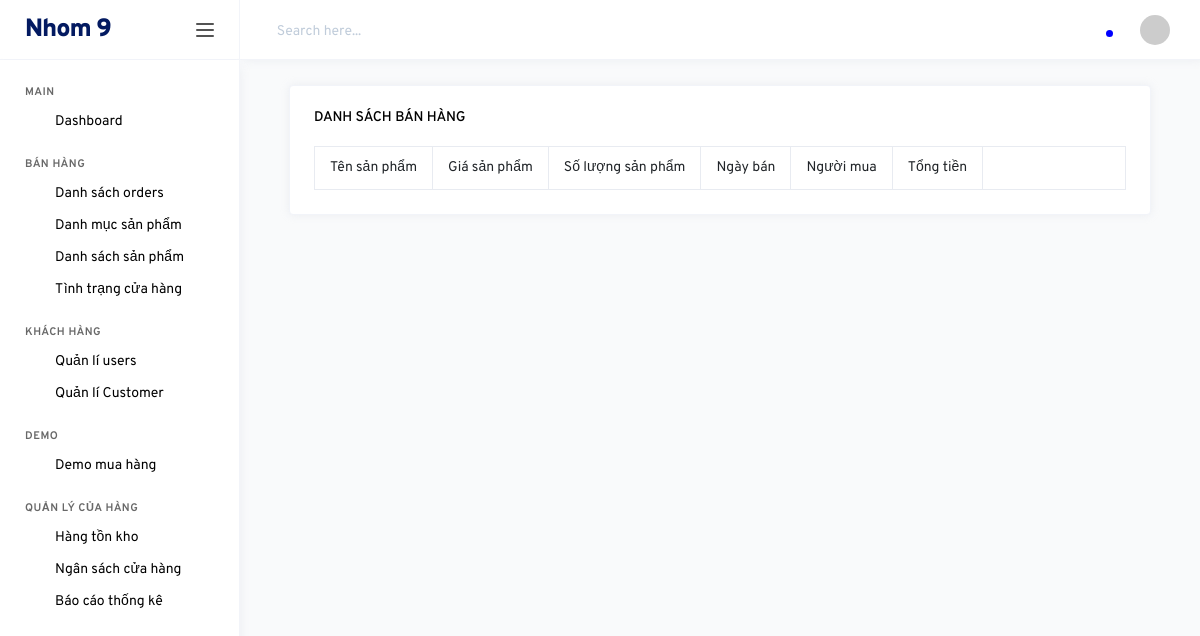
Page /backend/index.php?controller=status&action=sell (signed in) on the earlier database version.
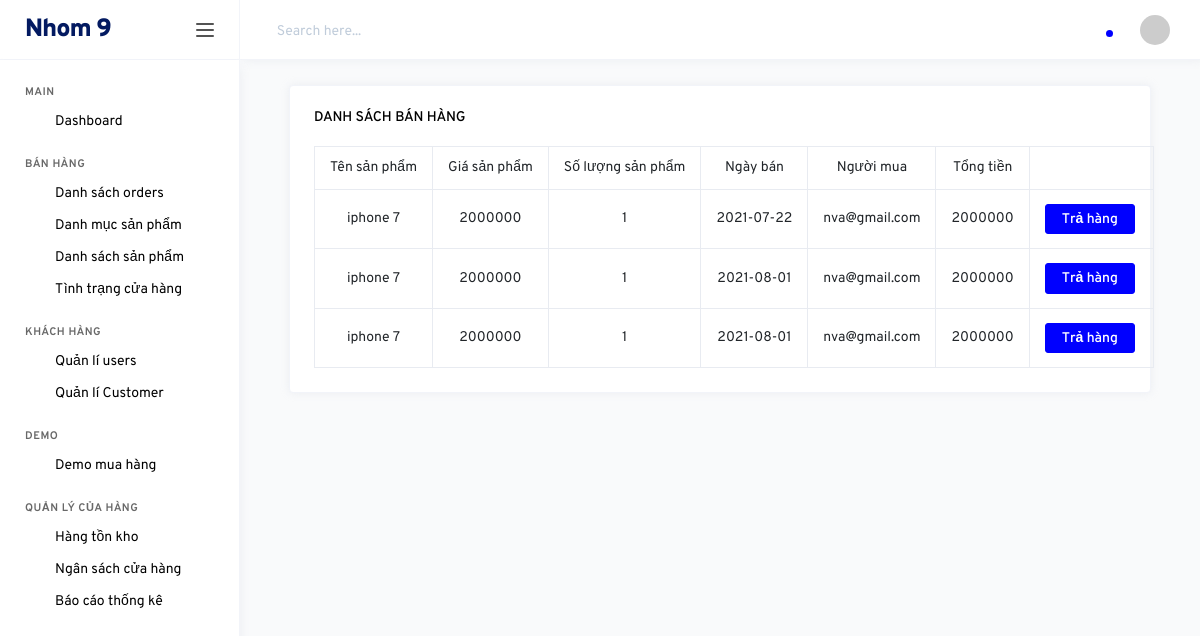
Same page on the later database version.
### tables this page shows
CREATE TABLE `order_detail` (
  `id` int(11) NOT NULL,
  `order_id` int(11) NOT NULL,
  `product_id` int(11) NOT NULL,
  `quantity` int(11) NOT NULL
);

CREATE TABLE `products` (
  `id` int(11) NOT NULL,
  `name` varchar(500) NOT NULL,
  `category_id` int(11) NOT NULL,
  `ma_hang` varchar(500) NOT NULL,
  `bao_hanh` int(11) NOT NULL,
  `so_imei` varchar(500) NOT NULL,
  `so_serial` varchar(500) NOT NULL,
  `ton_kho` int(11) NOT NULL,
  `xuat_su` varchar(500) NOT NULL,
  `price` int(11) NOT NULL
);

CREATE TABLE `orders` (
  `id` int(11) NOT NULL,
  `user_id` int(11) NOT NULL,
  `date` date NOT NULL,
  `price` int(11) NOT NULL
);

CREATE TABLE `users` (
  `id` int(11) NOT NULL,
  `email` varchar(500) NOT NULL,
  `password` varchar(500) NOT NULL
);

### backend/controllers/StatusController.php (called while the page is built, shortened)
<?php
	include "Models/StatusModel.php";
	class StatusController extends Controller{
		public function sell(){
			$recordPerPage = 25;
			$numPage = ceil($this->modelTotal()/$recordPerPage);
			$data = $this->modelReadSell($recordPerPage);
			$this->loadView("SellStatus.php",["data"=>$data,"numPage"=>$numPage]);
		}
	}
 ?>

### backend/models/StatusModel.php (called while the page is built, shortened)
<?php
	trait OrdersModel{
		public function modelReadSell($recordPerPage){
			$page = isset($_GET["p"]) && $_GET["p"] > 0 ? $_GET["p"]-1 : 0;
			$from = $page * $recordPerPage;
			$conn = Connection::getInstance();
			$query = $conn->query("select * from order_detail order by id desc limit $from, $recordPerPage");
			return $query->fetchAll();
		}
        public function getProduct($id){
            $conn = Connection::getInstance();
			$query = $conn->query("select * from products where id = $id");
            return $query->fetch();
        }
        public function getOrder($id){
            $conn = Connection::getInstance();
			$query = $conn->query("select * from orders where id = $id");
            return $query->fetch();
        }
        public function getCustomer($id){
            $conn = Connection::getInstance();
			$query = $conn->query("select * from users where id = $id");
            return $query->fetch();
        }
	}
 ?>

### backend/views/SellStatus.php (the view, shortened to what this page needs)
<div class="col-md-12">
    <div class="col-md-12 grid-margin stretch-card">
    <div class="card">
        <div class="card-body">
        <h6 class="card-title">Danh sách bán hàng</h6>
        <div class="panel-body">
            <table class="table table-bordered table-hover">
                 <tr>
                    <td style="text-align: center;">Tên sản phẩm</td>
                    <td style="text-align: center;">Giá sản phẩm</td>
                    <td style="text-align: center;">Số lượng sản phẩm</td>
                    <td style="text-align: center;">Ngày bán</td>
                    <td style="text-align: center;">Người mua</td>
                    <td style="text-align: center;">Tổng tiền</td>
                    <td style="width: 150px;"></td>
                </tr>
                <?php foreach($data as $rows): ?>
                    <?php
                        $order = $this->getOrder($rows->order_id);
                        $product = $this->getProduct($rows->product_id);
                        $customer = $this->getCustomer($order->user_id);
                    ?>
                    <tr>
                        <td style="text-align: center;"><?php echo $product->name; ?></td>
                        <td style="text-align: center;"><?php echo $product->price; ?></td>
                        <td style="text-align: center;"><?php echo $rows->quantity; ?></td>
                        <td style="text-align: center;"><?php echo $order->date; ?></td>
                        <td style="text-align: center;"><?php echo $customer->email; ?></td>
                        <td style="text-align: center;"><?php echo $product->price*$rows->quantity; ?></td>
                        <td style="text-align:center;">
                            <a class="btn btn-primary" href="index.php?controller=status&action=tra_hang&id=<?php echo $rows->id; ?>">Trả hàng</a>&nbsp;
                        </td>
                    </tr>
                <?php endforeach; ?>
            </table>
        </div>
    </div>
    </div>
</div>
</div>

Differences in the rows shown:
added order_detail: product.name "iphone 7", product.price "2000000", quantity "1", order.date "2021-07-22", users.email "nva@gmail.com", $product->price*$rows->quantity "2000000"
added order_detail: product.name "iphone 7", product.price "2000000", quantity "1", order.date "2021-08-01", users.email "nva@gmail.com", $product->price*$rows->quantity "2000000"
added order_detail: product.name "iphone 7", product.price "2000000", quantity "1", order.date "2021-08-01", users.email "nva@gmail.com", $product->price*$rows->quantity "2000000"
